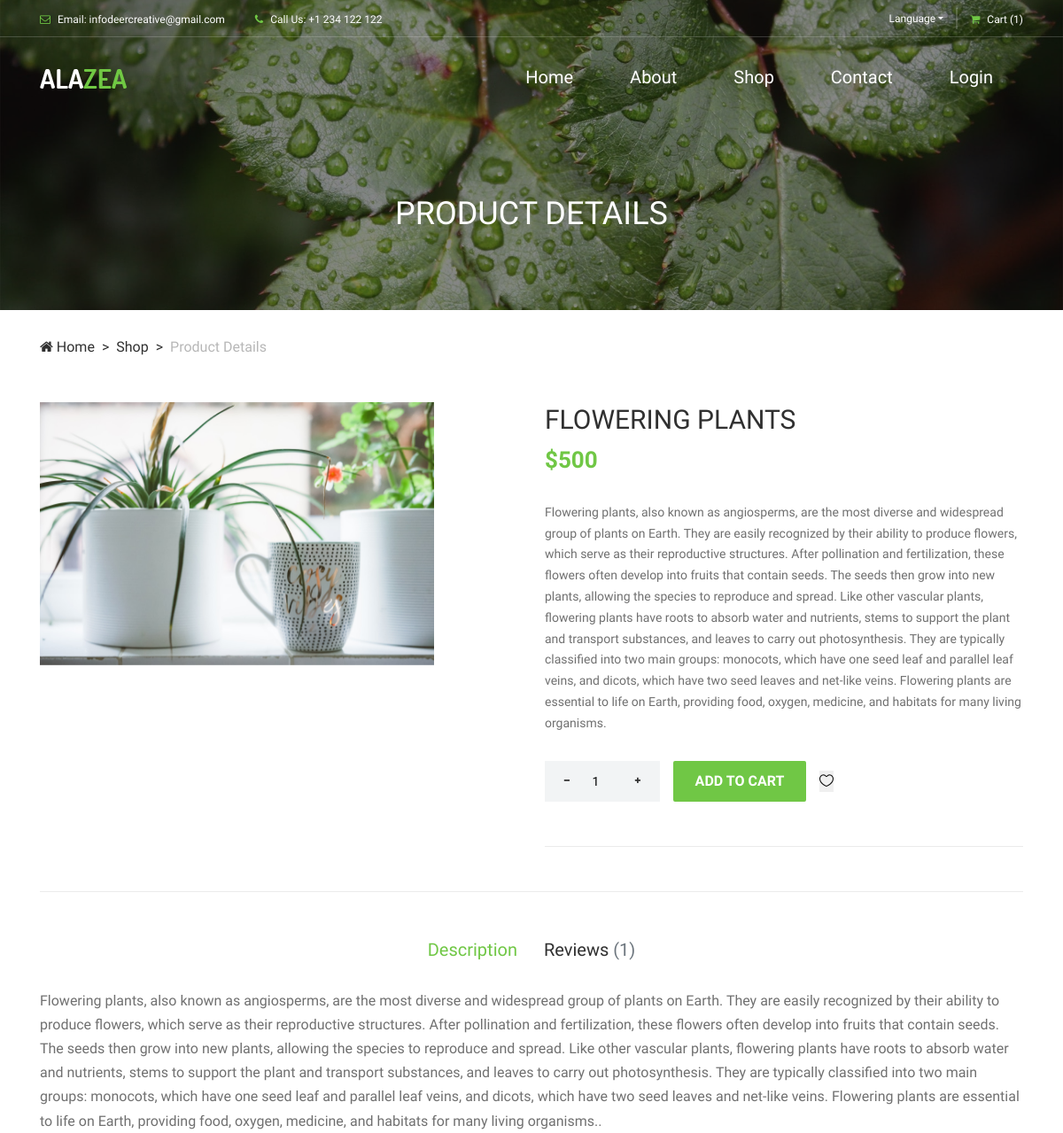
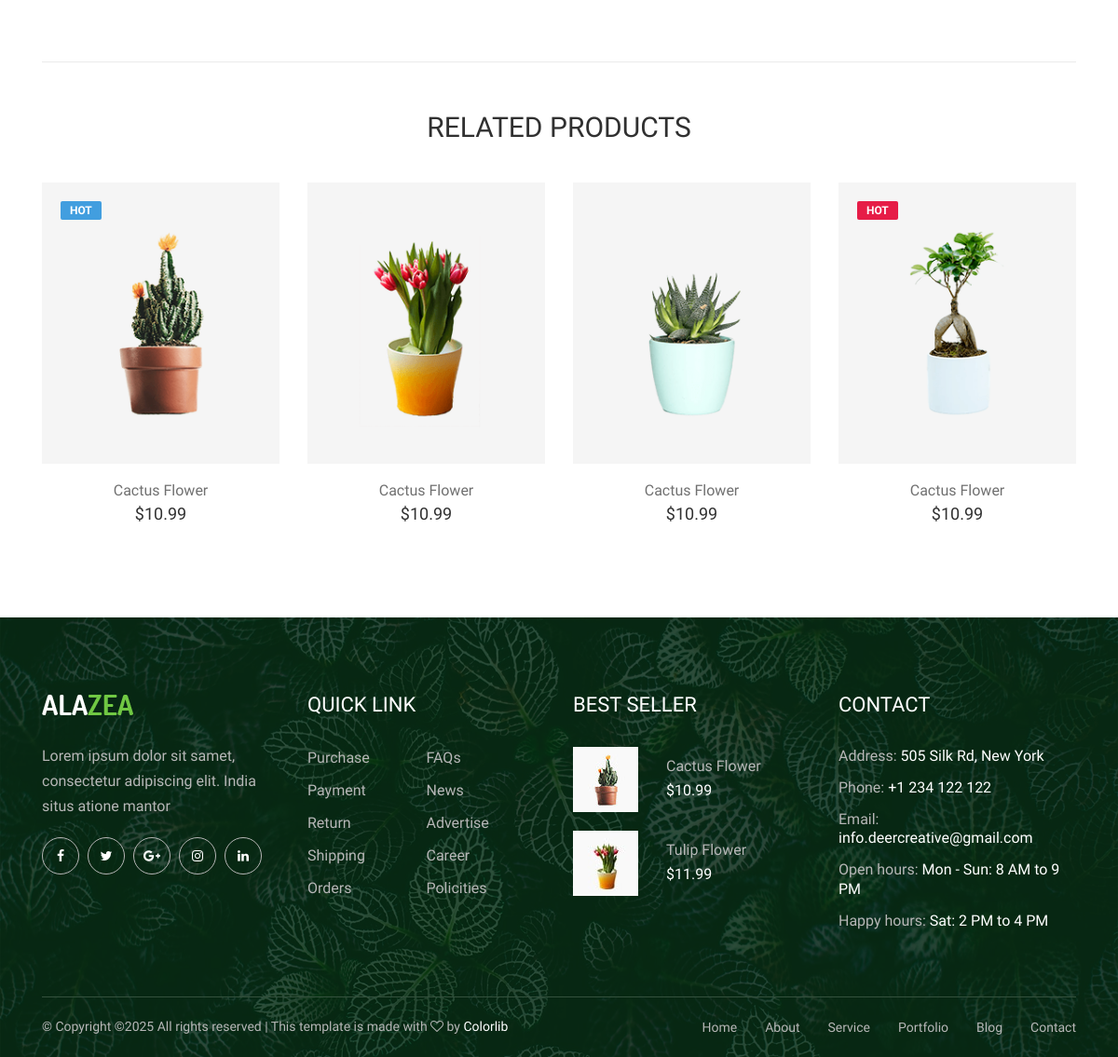
Page /Website/ProductData.php?id=7 on the committed database (2 pictures, top to bottom).
### tables this page shows
CREATE TABLE `tbl_product` (
  `id` int(11) NOT NULL,
  `product_name` varchar(30) DEFAULT NULL,
  `description` text DEFAULT NULL,
  `product_image` varchar(250) DEFAULT NULL,
  `cate_id` int(11) DEFAULT NULL,
  `status` int(11) NOT NULL,
  `price` int(11) NOT NULL,
  `quantity` int(11) NOT NULL
);

### Website/ProductData.php (the view, shortened to what this page needs)
  <?php
include('Navbar.php');
$id=$_GET["id"];
$query="SELECT * from tbl_product where id=$id";
$result=mysqli_query($con,$query);
$data= (mysqli_fetch_assoc($result));
?>
  <div class="breadcrumb-area">
        <div class="top-breadcrumb-area bg-img bg-overlay d-flex align-items-center justify-content-center" style="background-image: url(img/bg-img/24.jpg);">
            <h2>Product DETAILS</h2>
        </div>
        <div class="container">
            <div class="row">
                <div class="col-12">
                    <nav aria-label="breadcrumb">
                        <ol class="breadcrumb">
                            <li class="breadcrumb-item"><a href="#"><i class="fa fa-home"></i> Home</a></li>
                            <li class="breadcrumb-item"><a href="#">Shop</a></li>
                            <li class="breadcrumb-item active" aria-current="page">Product Details</li>
                        </ol>
                    </nav>
                </div>
            </div>
        </div>
    </div>
    <section class="single_product_details_area mb-50">
        <div class="produts-details--content mb-50">
            <div class="container">
                <div class="row justify-content-between">
                    <div class="col-12 col-md-6 col-lg-5">
                        <div class="single_product_thumb">
                            <div id="product_details_slider" class="carousel slide" data-ride="carousel">
                                <div class="carousel-inner">
                                    <div class="carousel-item active">
                                        <a class="product-img" href="img/bg-img/49.jpg" title="Product Image">
                                      <?php
                                      echo" <img class='d-block w-100' src='../Adminpanel/assets/productImage/" . htmlspecialchars($data['product_image']) . "' alt='1'>";
                                      ?>
                                    </a>
                                    </div>
                                </div>
                            </div>
                        </div>
                    </div>
                    <div class="col-12 col-md-6">
                        <div class="single_product_desc">
                            <h4 class="title"><?php
                     echo $data['product_name'];
                                ?></h4>
                            <h4 class="price">$<?php
                     echo $data['price'];
                                ?></h4>
                            <div class="short_overview">
                                <p><?php
                     echo $data['description'];
                                ?></p>
                            </div>
                            <div class="cart--area d-flex flex-wrap align-items-center">
                                <form class="cart clearfix d-flex align-items-center" method="post">
                                    <div class="quantity">
                                        <span class="qty-minus" onclick="var effect = document.getElementById('qty'); var qty = effect.value; if( !isNaN( qty ) ) effect.value--;return false;"><i class="fa fa-minus" aria-hidden="true"></i></span>
                                        <input type="number" class="qty-text" id="qty" step="1" min="1" max="100" name="quantity" value="1">
                                        <span class="qty-plus" onclick="var effect = document.getElementById('qty'); var qty = effect.value; if( !isNaN( qty )) effect.value++;return false;"><i class="fa fa-plus" aria-hidden="true"></i></span>
                                    </div>
                                    <button type="submit" name="addtocart" value="5" class="btn alazea-btn ml-15">Add to cart</button>
                                </form>
                                <div class="wishlist-compare d-flex flex-wrap align-items-center">
<form method="post">
<button type="submit" name="wishtlistBtn" class="wishlist-btn ml-15 " style="border: none;"><i class="icon_heart_alt"></i></button>
</form>
                                </div>
                            </div>
                        </div>
                    </div>
                </div>
            </div>
        </div>
        <div class="container">
            <div class="row">
                <div class="col-12">
                    <div class="product_details_tab clearfix">
                        <ul class="nav nav-tabs" role="tablist" id="product-details-tab">
                            <li class="nav-item">
                                <a href="#description" class="nav-link active" data-toggle="tab" role="tab">Description</a>
                            </li>
                            <li class="nav-item">
                                <a href="#reviews" class="nav-link" data-toggle="tab" role="tab">Reviews <span class="text-muted">(1)</span></a>
                            </li>
                        </ul>
                        <div class="tab-content">
                            <div role="tabpanel" class="tab-pane fade show active" id="description">
                                <div class="description_area">
                                    <p><?php
                     echo $data['description'];
                                ?>.</p>
                                </div>
                            </div>
                        </div>
                    </div>
                </div>
            </div>
        </div>
    </section>
    <div class="related-products-area">
        <div class="container">
            <div class="row">
                <div class="col-12">
                    <div class="section-heading text-center">
                        <h2>Related Products</h2>
                    </div>
                </div>
            </div>
            <div class="row">
                <div class="col-12 col-sm-6 col-lg-3">
                    <div class="single-product-area mb-100">
                        <div class="product-img">
                            <a href="shop-details.html"><img src="img/bg-img/40.png" alt=""></a>
                            <div class="product-tag">
                                <a href="#">Hot</a>
                            </div>
                        </div>
                        <div class="product-info mt-15 text-center">
                            <a href="shop-details.html">
                                <p>Cactus Flower</p>
                            </a>
                            <h6>$10.99</h6>
                        </div>
                    </div>
                </div>
                <div class="col-12 col-sm-6 col-lg-3">
                    <div class="single-product-area mb-100">
                        <div class="product-img">
                            <a href="shop-details.html"><img src="img/bg-img/41.png" alt=""></a>
                        </div>
                        <div class="product-info mt-15 text-center">
                            <a href="shop-details.html">
                                <p>Cactus Flower</p>
                            </a>
                            <h6>$10.99</h6>
                        </div>
                    </div>
                </div>
                <div class="col-12 col-sm-6 col-lg-3">
                    <div class="single-product-area mb-100">
                        <div class="product-img">
                            <a href="shop-details.html"><img src="img/bg-img/42.png" alt=""></a>
                        </div>
                        <div class="product-info mt-15 text-center">
                            <a href="shop-details.html">
                                <p>Cactus Flower</p>
                            </a>
                            <h6>$10.99</h6>
                        </div>
                    </div>
                </div>
                <div class="col-12 col-sm-6 col-lg-3">
                    <div class="single-product-area mb-100">
                        <div class="product-img">
                            <a href="shop-details.html"><img src="img/bg-img/43.png" alt=""></a>
                            <div class="product-tag sale-tag">
                                <a href="#">Hot</a>
                            </div>
                        </div>
                        <div class="product-info mt-15 text-center">
                            <a href="shop-details.html">
                                <p>Cactus Flower</p>
                            </a>
                            <h6>$10.99</h6>
                        </div>
                    </div>
                </div>
            </div>
        </div>
    </div>
<?php
include('Footer.php');
?>

### Website/css/classy-nav.css (style rules this page uses)
* { margin: 0; padding: 0; }
body { font-family: "Roboto", sans-serif; }
ul, ol { margin: 0; }
ul li, ol li { list-style: none; }
img { height: auto; max-width: 100%; }
.bg-img { background-position: center center; background-size: cover; background-repeat: no-repeat; }
.justify-content-between { -webkit-box-pack: justify; -ms-flex-pack: justify; justify-content: space-between; }
.justify-content-center { -webkit-box-pack: center; -ms-flex-pack: center; justify-content: center; }

### rows in the picture
tbl_product: product_image (picture), product_name "FLOWERING PLANTS", price "500", description "Flowering plants, also known as angiosperms, are the most diverse and widespread group of plants on Earth. They are easily recognized by their ability to produce flowers, which serve as their reproductive structures. After pollination and fertilization, these flowers often develop into fruits that contain seeds. The seeds then grow into new plants, allowing the species to reproduce and spread. Like other vascular plants, flowering plants have roots to absorb water and nutrients, stems to support the plant and transport substances, and leaves to carry out photosynthesis. They are typically classified into two main groups: monocots, which have one seed leaf and parallel leaf veins, and…"
